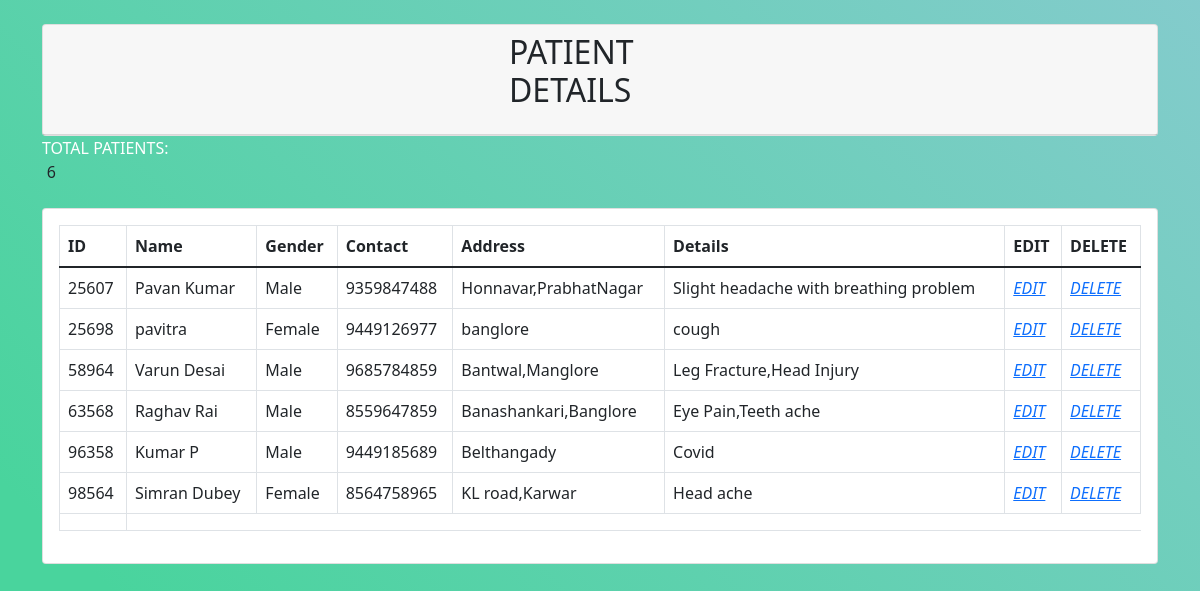
Screenshot of /user/patient_details.php with the database file from the repository.
### tables this page shows
CREATE TABLE `patient` (
  `pid` int(5) NOT NULL,
  `pname` varchar(50) NOT NULL,
  `pgender` varchar(7) NOT NULL,
  `paddress` varchar(50) NOT NULL,
  `pcontact` bigint(10) NOT NULL,
  `pdetails` varchar(50) NOT NULL
);

### user/patient_details.php (the view, shortened to what this page needs)
<!DOCTYPE html>
<html>
    <head>
    <link href="https://cdn.jsdelivr.net/npm/bootstrap@5.1.2/dist/css/bootstrap.min.css" rel="stylesheet">
    </head>
<body>
    <div class="container">
        <div class="row">
            <div class="col-md-12">
                <div class="card mt-4">
                    <div class="card-header">
                        <form action="" method="GET">
                              <div class="input-group mb-3">
                                   <h2>PATIENT DETAILS</h2>
                              </div>
                        </form>
                    </div>
                </div>
            </div>
            <?php
                              $conn=mysqli_connect("localhost","root","","pharmacyms");
                              $sql = "SELECT COUNT(*) AS Count FROM patient";
                              $result = $conn->query($sql);
                              $row = $result->fetch_assoc();
                              echo '<span style="color:#fff;">TOTAL PATIENTS:</span>';
                              ?>&nbsp;&nbsp;&nbsp;&nbsp;<?php echo $row['Count'];
                            ?>
            <div class="col-md-12">
                <div class="card mt-4">
                    <div class="card-body">
                        <table class="table table-bordered">
                            <thead>
                                <tr>
                                    <th scope="col">ID</th>
                                    <th scope="col">Name</th>
                                    <th scope="col">Gender</th>
                                    <th scope="col">Contact</th>
                                    <th scope="col">Address</th>
                                    <th scope="col">Details</th>
                                    <th scope="col">EDIT</th>
                                    <th scope="col">DELETE</th>
                                </tr>
                            </thead>
                            <tbody>
                            <?php
$conn=mysqli_connect("localhost","root","","pharmacyms");
    $query="SELECT * FROM patient";
    $query_run=mysqli_query($conn,$query);
    if(mysqli_num_rows($query_run)>0)
    {
        foreach($query_run as $items)
        {
            ?>
            <tr>
            <td><?php echo $items['pid'];?></td>
            <td><?php echo $items['pname'];?></td>
            <td><?php echo $items['pgender'];?></td>
            <td><?php echo $items['pcontact'];?></td>
            <td><?php echo $items['paddress'];?></td>
            <td><?php echo $items['pdetails'];?></td>
            <td><a href="patient_update.php?id=<?php echo $items['pid']; ?>" data-toggle="
            tooltip" data-placement="bottom" title="EDIT"> <i class="fa fa-trash" aria-hidden="true">EDIT</i> </a> </td>
            <td><a href="patient_delete.php?id=<?php echo $items['pid']; ?>" data-toggle="
            tooltip" data-placement="bottom" title="DELETE"> <i class="fa fa-trash" aria-hidden="true">DELETE</i> </a> </td>
            </tr>
            <?php
        }
    }
    else
    {
        ?>
        <tr>
            <td colspan="3">no record found</td>
        </tr>
        <?php
    }
?>
                                <tr>
                                    <td></td>
                                </tr>
                        </table>
                    </div>
                </div>
            </div>
        </div>
    </div>
</body>
</html>

### user/patient_details.php (style rules this page uses)
body { font-family: $font-family; font-size: $font-size; background-size: 200% 100% !important; transform: translate3d(0, 0, 0); background: linear-gradient(45deg, #49D49D 10%, #A2C7E5 90%); height: 100vh }
h2 { margin: 0 450px; }

### rows the page displays
patient: pid "25607", pname "Pavan Kumar", pgender "Male", pcontact "9359847488", paddress "Honnavar,PrabhatNagar", pdetails "Slight headache with breathing problem"
patient: pid "25698", pname "pavitra", pgender "Female", pcontact "9449126977", paddress "banglore", pdetails "cough"
patient: pid "58964", pname "Varun Desai", pgender "Male", pcontact "9685784859", paddress "Bantwal,Manglore", pdetails "Leg Fracture,Head Injury"
patient: pid "63568", pname "Raghav Rai", pgender "Male", pcontact "8559647859", paddress "Banashankari,Banglore", pdetails "Eye Pain,Teeth ache"
patient: pid "96358", pname "Kumar P", pgender "Male", pcontact "9449185689", paddress "Belthangady", pdetails "Covid"
patient: pid "98564", pname "Simran Dubey", pgender "Female", pcontact "8564758965", paddress "KL road,Karwar", pdetails "Head ache"

### other values shown
$row['Count'] "6"
